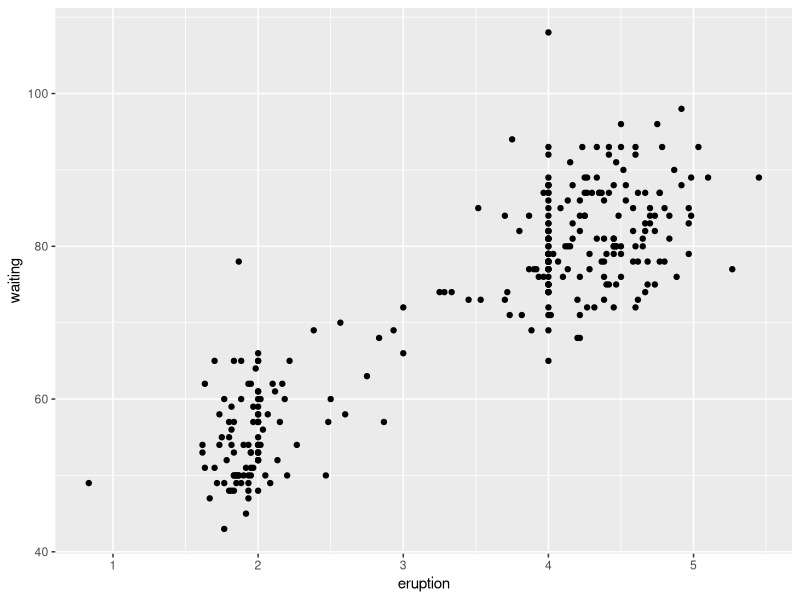
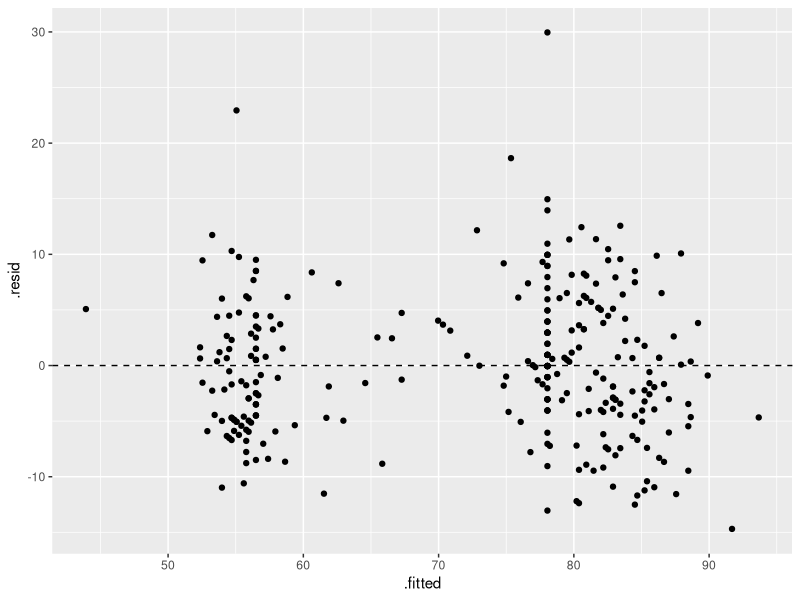
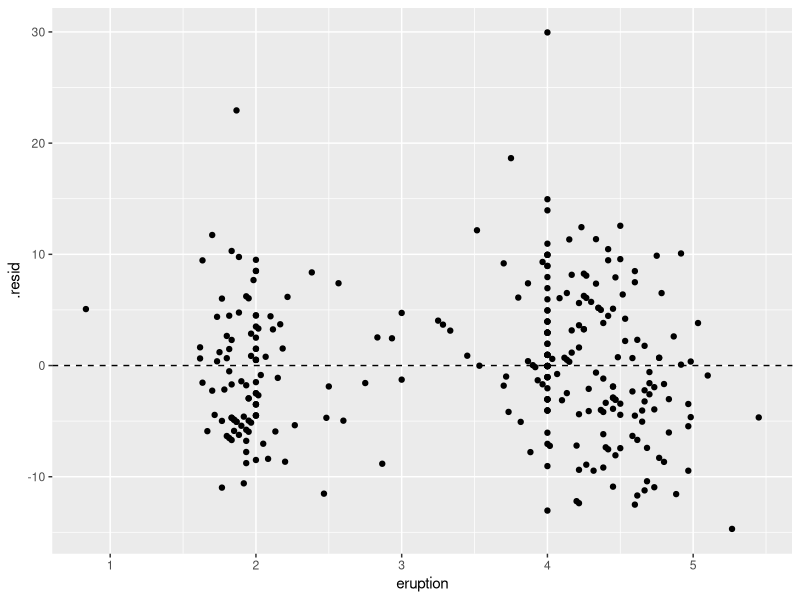
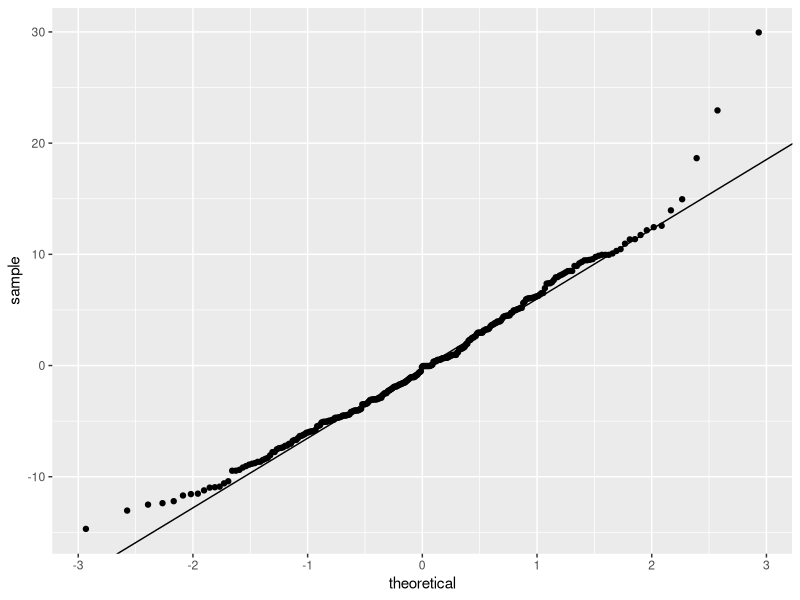

Reproduce these figures in R, in order. (Note: this script raises an error after producing the figures.)
install.packages("MASS")
library(MASS)
geyser

install.packages("ggplot2")
library(ggplot2)

install.packages("car")
library(car)


# 1 a
geyser = geyser[,c(2,1)]
test = c(0, geyser$duration)
test
test2 = c(geyser$waiting,0)
test2
test2 = head(test2, -1)
test2 = tail(test2, -1)
test = tail(test, -1)
test = head(test, -1)
df.geyser = data.frame(eruption=test, waiting = test2)
df.geyser[1:10,]
# > df.geyser[1:10,]
# eruption waiting
# 1  4.016667      71
# 2  2.150000      57
# 3  4.000000      80
# 4  4.000000      75
# 5  4.000000      77
# 6  2.000000      60
# 7  4.383333      86
# 8  4.283333      77
# 9  2.033333      56
# 10 4.833333      81


# 1 b
df.geyser.plot <- ggplot(df.geyser, aes(x=eruption, y=waiting)) + geom_point()
df.geyser.plot



# 1 c
df.geyser.fit = lm(waiting ~ eruption, data=df.geyser)
df.geyser.fit
df.geyser.fit$coefficients
df.geyser[1:10,]
# df.geyser.fit$coefficients
# (Intercept)    eruption 
# 34.94516    10.77510  

# 1 d
anova(df.geyser.fit)

# Analysis of Variance Table
# 
# Response: waiting
# Df Sum Sq Mean Sq F value    Pr(>F)    
# eruption    1  45341   45341  1109.6 < 2.2e-16 ***
#   Residuals 296  12096      41                      
# ---
#   Signif. codes:  0 '***' 0.001 '**' 0.01 '*' 0.05 '.' 0.1 ' ' 1

# I used the f value from an f test, which tests whether or not the model is overall useful.  At a significance level
# of alpha = .05 gives us a f value of 3.89.  The f value of 1109.6 is much larger than 3.89, and it's p value is extremely small.
# Therefore, the model is useful.  


# 1 e 
summary(df.geyser.fit)


  lm(formula = waiting ~ eruption, data = df.geyser)

# Residuals:
#   Min       1Q   Median       3Q      Max 
# -14.6940  -4.4954  -0.0966   3.9544  29.9544 
# 
# Coefficients:
#   Estimate Std. Error t value Pr(>|t|)    
# (Intercept)  34.9452     1.1807   29.60   <2e-16 ***
#   eruption     10.7751     0.3235   33.31   <2e-16 ***
#   ---
#   Signif. codes:  0 '***' 0.001 '**' 0.01 '*' 0.05 '.' 0.1 ' ' 1
# 
# Residual standard error: 6.392 on 296 degrees of freedom
# Multiple R-squared:  0.7894,	Adjusted R-squared:  0.7887 
# F-statistic:  1110 on 1 and 296 DF,  p-value: < 2.2e-16

# The proportion of variation is 0.7887.

# 1 f


## Residuals vs. predicted plot
ggplot(df.geyser.fit, aes(x=.fitted, y=.resid)) + geom_point() + 
  geom_hline(yintercept=0, linetype="dashed")

## Residuals vs. explanatory variables plot
ggplot(df.geyser.fit, aes(x=eruption, y=.resid)) + geom_point() +
  geom_hline(yintercept=0, linetype="dashed")


## Q-Q plot
X = data.frame(resid = residuals(df.geyser.fit))
X

y <- quantile(X$resid, c(0.25, 0.75)) 
x <- qnorm( c(0.25, 0.75))  
slope <- diff(y)/diff(x) 
int <- y[1] - slope*x[1]   

ggplot(X, aes(sample = resid)) + stat_qq() + 
  geom_abline(intercept=int, slope=slope) 

# The four assumptions are:
#     1) The errors have a mean of zero.                                #
#     2) The errors have a constant variance.                           #
#     3) The errors are independent.                                    #
#     4) The errors are normally distributed.


# 4. (normal distribution) holds true, because the Q - Q plot shows a straight line.
# 1, 2, and 3 also hold true, as the points in the rest of the plots are all centered
# around zero (upholds mean zero assumption), display no fanning (maintains constant variance), and
# don't show any patterns (are independent).

# 1 g )

# 1 h)
prediction2.5 <- data.frame(eruption=2.5)
predict.lm(df.geyser.fit, newdata=prediction2.5, interval="prediction")
# fit      lwr      upr
# 1 61.88291 49.26632 74.49949

# For an eruption length of 2.5 minutes, you'd probably have to wait 61.88291 years.

prediction3.5 <- data.frame(eruption=3.5)
predict.lm(df.geyser.fit, newdata=prediction3.5, interval="prediction")
# fit      lwr      upr
# 1 72.65801 60.05639 85.25962

# For an eruption length of 3.5 minutes, you'd probably have to wait 72.65801 years.



#### Problem 2 ####

getwd()
setwd('/Users/SheepMaster/Fall2017/STAT3080/Homework')
burnout = read.table("burnout.txt", header=TRUE)

# the model used includes both categorial data (and dummy variables) and continuous data.
# because the response variable is categorial, we but use glm with binomial
burnout.fit = glm(burnout ~ loc + cope + teaching + research + pastoral, data=burnout,family="binomial")
burnout.fit

burnout$burnout <- relevel(burnout$burnout, ref="NotBurntOut")

# Call:
#   lm(formula = burnout ~ loc + cope + teaching + research + pastoral, 
#      data = burnout)
# 
# Coefficients:
#   (Intercept)          loc         cope     teaching     research     pastoral  
# 2.100865    -0.013222    -0.017583     0.011304    -0.001563    -0.004131  


summary(burnout.fit)

nm <- glm(burnout ~ 1, data=burnout, family='binomial')
fm <- glm(burnout ~ ., data=burnout, family='binomial')

step(fm, scope=list(lower=nm, upper=fm), direction="backward")
# Start:  AIC=333.2
# burnout ~ loc + cope + teaching + research + pastoral
# 
# Df Deviance    AIC
# <none>          321.20 333.20
# - research  1   324.71 334.71
# - pastoral  1   333.71 343.71
# - teaching  1   360.42 370.42
# - loc       1   389.96 399.96
# - cope      1   449.32 459.32
# 
# Call:  glm(formula = burnout ~ loc + cope + teaching + research + pastoral, 
#            family = "binomial", data = burnout)
# 
# Coefficients:
#   (Intercept)          loc         cope     teaching     research     pastoral  
# -4.43993      0.11079      0.14234     -0.11216      0.01931      0.04517  
# 
# Degrees of Freedom: 466 Total (i.e. Null);  461 Residual
# Null Deviance:	    530.1 
# Residual Deviance: 321.2 	AIC: 333.2

# Again, the model used includes both categorial data (and dummy variables) and continuous data.
# because the response variable is categorial, we but use glm with binomial, running a logistic binary regression.
# Running our backwards seelction, we find that all variables are significant to predicting burnout. 

# 2 B )
# To determine the significance of the individual variables, we use the wald test, which works similarly to individual t-tests. 
# 'research' is not significant, as it's p-value is above the threshold (significance level at .05)
summary(burnout.fit)
# 
# Call:
#   glm(formula = burnout ~ loc + cope + teaching + research + pastoral, 
#       family = "binomial", data = burnout)
# 
# Deviance Residuals: 
#   Min        1Q    Median        3Q       Max  
# -2.63636  -0.02966   0.28690   0.48290   2.41592  
# 
# Coefficients:
#   Estimate Std. Error z value Pr(>|z|)    
# (Intercept)  4.43993    1.08565   4.090 4.32e-05 ***
#   loc         -0.11079    0.01494  -7.414 1.23e-13 ***
#   cope        -0.14234    0.01639  -8.684  < 2e-16 ***
#   teaching     0.11216    0.01977   5.673 1.40e-08 ***
#   research    -0.01931    0.01036  -1.863 0.062421 .  
# pastoral    -0.04517    0.01310  -3.449 0.000563 ***
#   ---
#   Signif. codes:  0 '***' 0.001 '**' 0.01 '*' 0.05 '.' 0.1 ' ' 1
# 
# (Dispersion parameter for binomial family taken to be 1)
# 
# Null deviance: 530.11  on 466  degrees of freedom
# Residual deviance: 321.20  on 461  degrees of freedom
# AIC: 333.2
# 
# Number of Fisher Scoring iterations: 6


# 2 C )
exp(burnout.fit$coefficients)
# (Intercept)         loc        cope    teaching    research    pastoral 
# 84.7687261   0.8951302   0.8673297   1.1186946   0.9808738   0.9558316 

# In non statistical terms, when stress from teaching is higher, burnout is more likely.  When the other four variables'
# values are higher, burnout is also likely, but less so than with teaching.  Teaching is most likely to increase chances of
# being burned out.

# 2 D )

vif(burnout.fit)
# loc     cope teaching research pastoral 
# 1.831916 2.850794 3.653803 1.172410 1.417788 


# The VIFs for loc, research, and pastoral are relatively low, so those probably wouldn't be correlated, but
# cope and teaching may be moderately correlated.  However, none of the VIF's reach over 5, so I wouldn't say
# any of the variables show strong signs of multicollinearity.  The VIFs indicate, in percentage how much a variable would be
# if there was no expected multicollinearity, where each tenth of a point indicate 10%.  


# 2 E )

## Identifying outliers in y
burnout.resid <- rstandard(burnout.fit)
burnout.resid[burnout.resid>1.5]
# 71       77      108      178      221      280      285      331 
# 1.536093 2.183233 1.673135 2.451606 1.857940 1.652128 2.330134 1.591038 

## Identifying outliers in x and influential points
summary(influence.measures(burnout.fit))


## Identifying influential points
Rburnout <- rstudent(burnout.fit)
Rburnout[Rburnout>1.5]
# 71       77      108      178      221      280      285      331 
# 1.534589 2.200959 1.674881 2.521459 1.877100 1.653211 2.361354 1.586342


# rstandard and rstudent give the standardized values for all points, therefore I want to find more extreme values at the extreme
# ranges from the rest of the values, therefore, I subset the points that are larger than 1, which are 71, 77, 108, 178,
# 221,280, 285, and 331.  WIth the summary influence.measures function however, these are our influential points:

# dfb.1_ dfb.loc dfb.cope dfb.tchn dfb.rsrc dfb.pstr dffit   cov.r   cook.d hat    
# 7    0.24   0.10    0.18    -0.30    -0.05     0.01     0.38_*  1.06_*  0.01   0.07_*
#   41  -0.09  -0.09   -0.03     0.08    -0.04     0.11     0.25    1.04_*  0.00   0.04_*
#   77  -0.08   0.14    0.27    -0.24     0.09     0.21     0.34    0.94_*  0.03   0.02  
# 108  0.11   0.35    0.02    -0.04    -0.13    -0.11     0.53_*  1.03    0.03   0.06_*
#   140  0.07  -0.13    0.06     0.10    -0.10    -0.14     0.31    1.04_*  0.01   0.05_*
#   166  0.08  -0.08   -0.03     0.14    -0.10    -0.17     0.24    1.06_*  0.00   0.06_*
#   172 -0.12   0.18   -0.05     0.01     0.10     0.04     0.30    1.04    0.01   0.05_*
#   176 -0.05  -0.03   -0.03     0.16    -0.20     0.07     0.43_*  1.03    0.02   0.06_*
#   178 -0.06  -0.08    0.26     0.07     0.02    -0.15     0.51_*  0.93_*  0.09   0.03  
# 189  0.29  -0.02    0.17    -0.13    -0.30    -0.05     0.44_*  1.03    0.02   0.06_*
#   221 -0.09   0.59   -0.13     0.09    -0.03    -0.11     0.92_*  1.11_*  0.11   0.15_*
#   222  0.06  -0.15    0.07     0.12    -0.07    -0.18     0.35_*  1.05_*  0.01   0.06_*
#   233 -0.03   0.02   -0.02    -0.06    -0.04     0.19     0.22    1.05_*  0.00   0.04_*
#   240 -0.04   0.16   -0.09     0.02     0.00     0.03     0.28    1.06_*  0.01   0.06_*
#   270  0.00   0.17   -0.01     0.08     0.05    -0.21     0.40_*  1.05_*  0.01   0.07_*
#   280 -0.15  -0.07    0.11     0.08     0.00     0.09     0.38_*  1.00    0.02   0.04  
# 285  0.08   0.26    0.19    -0.12    -0.05    -0.09     0.38_*  0.93_*  0.04   0.02  
# 290 -0.07  -0.06    0.17     0.04     0.15    -0.13     0.35_*  1.01    0.01   0.04_*
#   304 -0.08  -0.14    0.09     0.20     0.02    -0.18     0.45_*  1.04    0.02   0.06_*
#   310  0.07   0.11    0.01     0.00     0.01    -0.15     0.26    1.04    0.00   0.04_*
#   324 -0.09   0.03    0.09    -0.06     0.23    -0.02     0.26    1.04_*  0.01   0.04_*
#   331 -0.23   0.43   -0.05     0.00     0.18     0.06     0.61_*  1.07_*  0.04   0.09_*
#   341  0.15  -0.01    0.10    -0.09    -0.24     0.07     0.34    1.02    0.01   0.04_*
#   348  0.03   0.32   -0.06    -0.04    -0.11     0.03     0.47_*  1.05_*  0.02   0.07_*
#   352 -0.21   0.09    0.10    -0.02     0.24     0.01    -0.28    0.94_*  0.02   0.01  
# 353  0.06   0.07    0.16    -0.13     0.01    -0.06    -0.23    0.93_*  0.01   0.01  
# 354 -0.18   0.11    0.09    -0.06     0.13     0.12    -0.21    0.92_*  0.01   0.01  
# 355  0.10   0.16    0.16    -0.22    -0.10     0.09    -0.27    0.89_*  0.04   0.01  
# 356 -0.04   0.02    0.00     0.05    -0.03    -0.01    -0.16    0.96_*  0.00   0.01  
# 357 -0.07   0.18    0.09    -0.18     0.07     0.16    -0.25    0.94_*  0.01   0.01  
# 359 -0.23   0.04    0.03     0.05     0.17     0.06    -0.25    0.95_*  0.01   0.01  
# 360  0.29  -0.03    0.12    -0.10    -0.20    -0.19    -0.39_*  0.99    0.02   0.03  
# 363  0.03   0.06    0.06    -0.10    -0.12     0.13    -0.23    0.95_*  0.01   0.01  
# 364  0.00   0.06    0.07    -0.14    -0.15     0.25    -0.33    0.95_*  0.02   0.02  
# 368  0.03   0.09    0.10    -0.08     0.01    -0.05    -0.19    0.94_*  0.01   0.01  
# 370 -0.07   0.04    0.00     0.01    -0.01     0.05    -0.15    0.96_*  0.00   0.00  
# 371 -0.17  -0.18   -0.02     0.12     0.19    -0.03    -0.32    1.05_*  0.01   0.06_*
#   383  0.09  -0.05    0.00    -0.09    -0.02     0.02    -0.20    1.05_*  0.00   0.04_*
#   387 -0.14   0.13    0.11    -0.13     0.09     0.19    -0.23    0.92_*  0.02   0.01  
# 388 -0.10   0.12    0.12    -0.12     0.10     0.10    -0.19    0.93_*  0.01   0.01  
# 389  0.12   0.02    0.13    -0.07     0.05    -0.24    -0.35_*  0.98    0.02   0.03  
# 391 -0.06   0.08    0.07    -0.09    -0.01     0.13    -0.18    0.94_*  0.01   0.01  
# 396 -0.11   0.13    0.12    -0.12     0.14     0.08    -0.22    0.94_*  0.01   0.01  
# 431 -0.23  -0.01   -0.06     0.02     0.21     0.15    -0.31    1.03    0.01   0.04_*
#   446  0.22  -0.07    0.06    -0.12    -0.05    -0.13    -0.32    1.06_*  0.01   0.06_*

# RESOURCES:
# https://www.rdocumentation.org/packages/car/versions/2.1-6/topics/vif
# https://stats.stackexchange.com/questions/232548/r-how-are-the-significance-codes-determined-when-summarizing-a-logistic-regres
# https://stats.stackexchange.com/questions/63503/does-rstandard-standardize-in-z